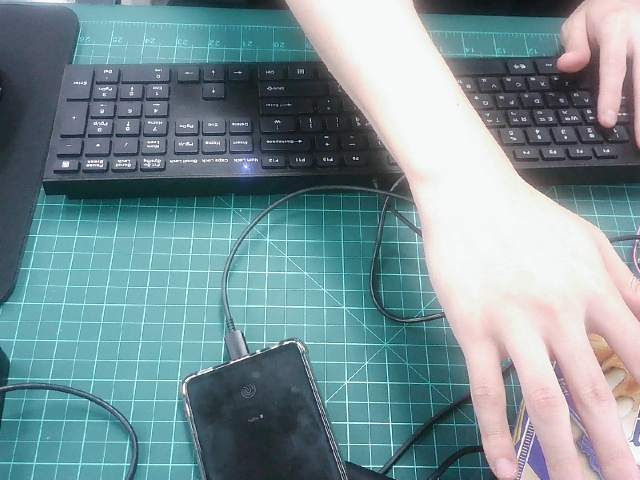
#> input picture cvtest/c1.jpg, 640 x 480 px
$ python cvtest2.py
#> lines starting #> are read from the running program, lines starting #| are printed output that depends on the picture; after the words box and inside, x2 and y2 are one past the last pixel; in counts of white or black regions, pixels touching at a corner belong together
import cv2

s1 = cv2.imread('c1.jpg')
#> s1 is the input picture: shape (480, 640, 3); mean B, G, R 150.9, 146.1, 121.2
s2 = cv2.imread("c2.jpg")
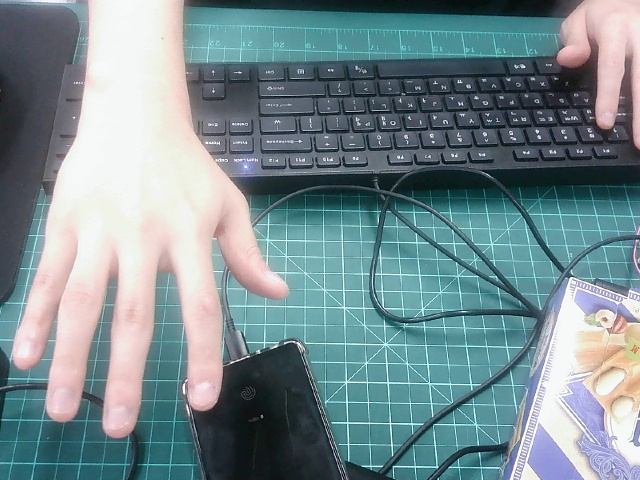
#> input picture cvtest/c2.jpg, 640 x 480 px
#> s2 is the input picture: shape (480, 640, 3); mean B, G, R 144.6, 139.8, 119.4

diff=cv2.absdiff(s1,s2)
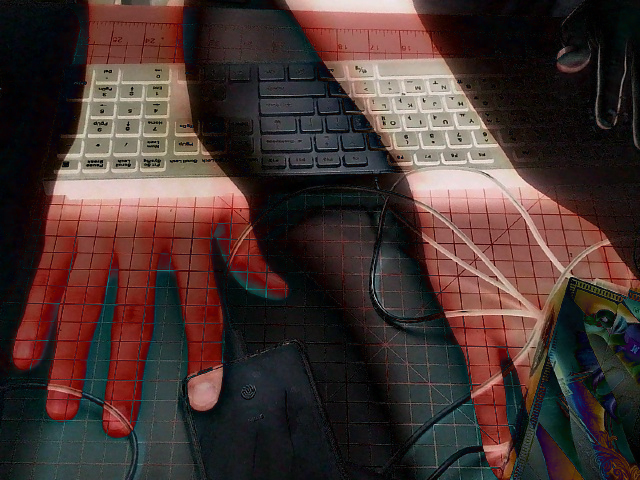
#> diff: shape (480, 640, 3); mean B, G, R 49.3, 52.6, 71

r,c_img = cv2.threshold(diff,80,255,cv2.THRESH_BINARY)
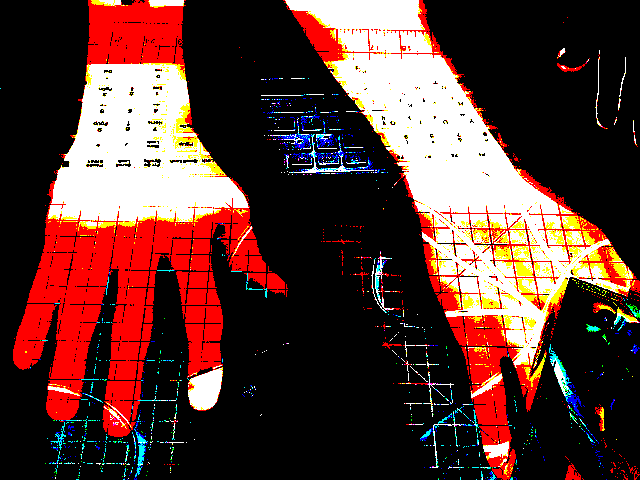
#> c_img: shape (480, 640, 3); mean B, G, R 50.2, 55.6, 91.4
gray=cv2.cvtColor(c_img,cv2.COLOR_BGR2GRAY)
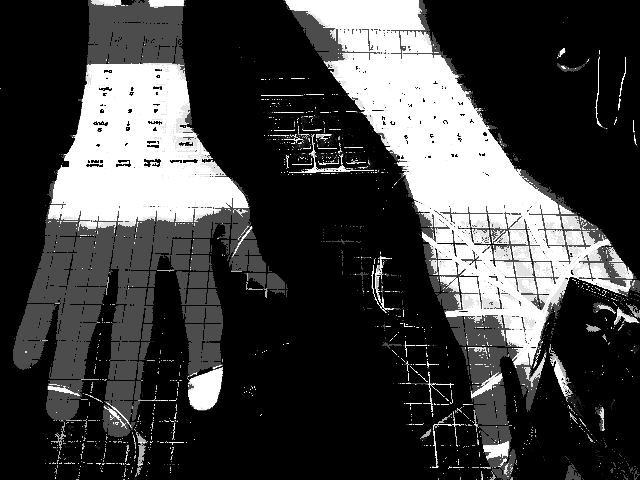
#> gray: shape (480, 640); min 0, max 255, mean 65.7

canny=cv2.Canny(diff,100,200)
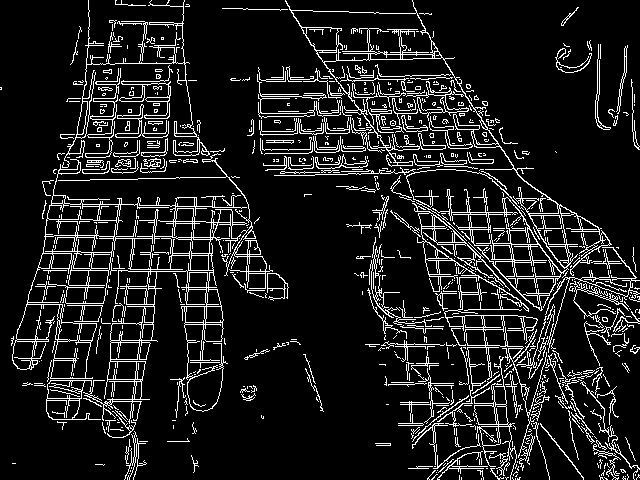
#> canny: shape (480, 640); 11.3% white in thin lines or dots
cont,r2 =cv2.findContours(gray,cv2.RETR_EXTERNAL,cv2.CHAIN_APPROX_SIMPLE)
#> cont = 798 contours, 771 with area under 20; largest, box (x1, y1, x2, y2) and area: (283, 0, 640, 480) 51706, (13, 0, 266, 480) 49781, (182, 306, 223, 411) 3154, (176, 271, 221, 305) 919, (270, 117, 374, 174) 910; r2 = 798 rows, first 6: [1, -1, -1, -1], [2, 0, -1, -1], [3, 1, -1, -1], [4, 2, -1, -1], [5, 3, -1, -1], [6, 4, -1, -1]

#cv2.imshow("diff", diff)

for a in cont:
	x,y,w,h = cv2.boundingRect(a)
	cv2.rectangle(c_img,(x,y),(x+w,y+h),(255,0,0),2)
#> this loop made 798 passes
#> (x, y, w, h) on passes 1 to 3: (623, 479, 1, 1), (606, 479, 1, 1), (476, 479, 1, 1)
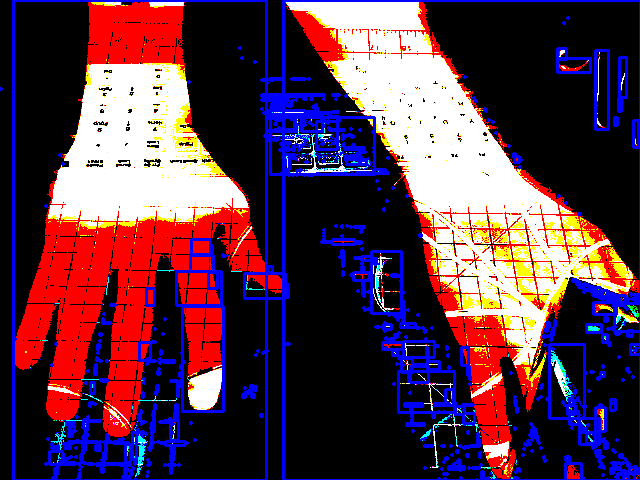
#> c_img: shape (480, 640, 3); 9.44% of pixels changed, all inside (x1, y1, x2, y2) = (0, 0, 640, 480)


cv2.imshow("THRESH",c_img)

cv2.waitKey()
